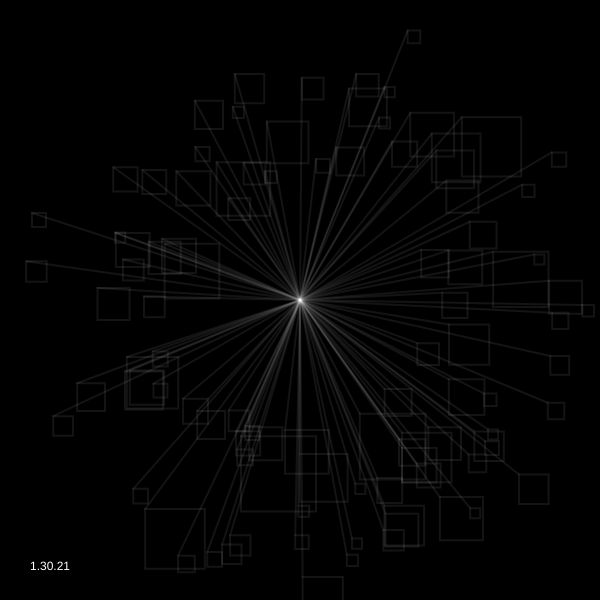
Frame 1 (no input)
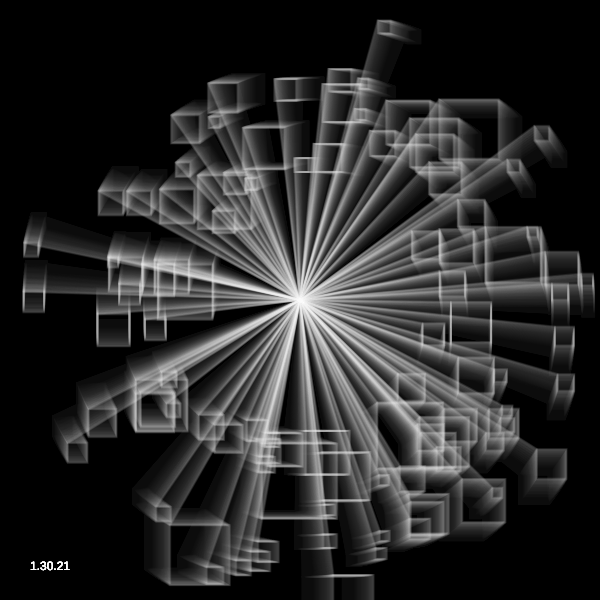
Frame 60 (no input)
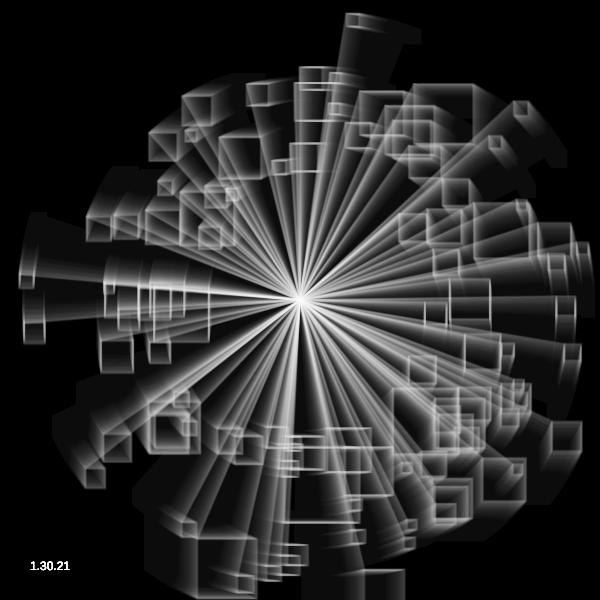
Frame 120 (the mouse pressed at the canvas centre since frame 60)

The p5.js sketch that drew these frames (run headless with seeded random() and noise() and a simulated clock; from frame 60 on, the mouse is pressed at the canvas centre):

// p5.js sketch
// ── sketch.js
/*
forked from SeeJay ThruLife 
*/

let orbiters, w;

function setup () {
  w = 600;
    var canvas;
    if(windowWidth>=600 && windowHeight >=600){
      canvas = createCanvas(600, 600);
    }
    else{
      canvas = createCanvas(windowWidth, windowHeight - 100);
    }

    var x = (windowWidth - width) / 2;
    var y = (windowHeight - height) / 2;

    canvas.position(x, y);
    background(0);


  
  orbiters = [];
  for (var i = 0; i < 100; i++) {
    orbiters.push (new Orbiter ());
  }
} 

function draw () {
  background (0, 10);
  fill(255);
  noStroke();
  text("1.30.21", 30, height-30)
  translate (width/2, width/2);
  orbiters.forEach (o => o.orbit ());
    translate (-width/2, -width/2);
}

let maxR = 0.4 * w;
let maxSize = 80;

function Orbiter () {
  this.th = random(TAU);
  this.size = map(random(1) * random(1), 0, 1, 10, maxSize);
  this.r = map(random(1), 0, 1, 0.45, 1) * w/2 - this.size/2;
  this.v = sqrt (0.001/this.r);
}


Orbiter.prototype.orbit = function () {
  let x = sin(this.th) * this.r;
  let y = cos(this.th) * this.r;

  // noStroke();
  // fill(255, 40);



  stroke(255, 20);
  noFill();
  strokeWeight(2);
    rect(x, y, this.size, this.size);
  line(0, 0, x, y);

  this.th += this.v;
}
